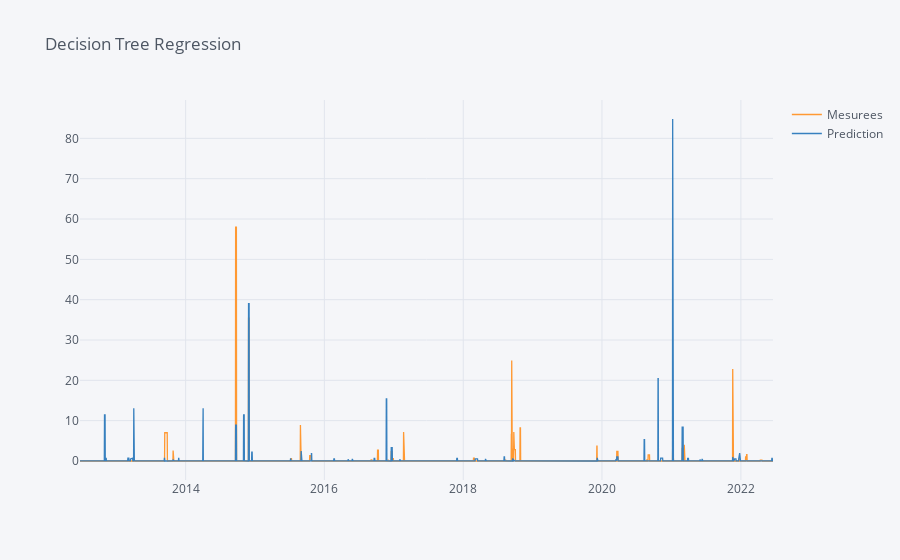

Source (notebook cell):
### Code cell
pd.DataFrame({'Mesurees':test_y,'Prediction':prediction2})['2012':'2022'].resample('D').fillna(method='pad').iplot(title='Decision Tree Regression ',subplots=False)

### Figure 1 — Plotly figure (JSON) as saved in the notebook; plotly's stock layout.template omitted (floating-point values rounded to 4 significant figures; data arrays with more than 128 entries replaced by an {"elided": "..."} marker saying what was removed)
{"data": [{"line": {"color": "rgba(255, 153, 51, 1.0)", "dash": "solid", "shape": "linear", "width": 1.3}, "mode": "lines", "name": "Mesurees", "text": "", "type": "scatter", "x": {"elided": "3648 str values"}, "y": {"elided": "3648 float values"}}, {"line": {"color": "rgba(55, 128, 191, 1.0)", "dash": "solid", "shape": "linear", "width": 1.3}, "mode": "lines", "name": "Prediction", "text": "", "type": "scatter", "x": {"elided": "3648 str values"}, "y": {"elided": "3648 float values"}}], "layout": {"legend": {"bgcolor": "#F5F6F9", "font": {"color": "#4D5663"}}, "paper_bgcolor": "#F5F6F9", "plot_bgcolor": "#F5F6F9", "title": {"font": {"color": "#4D5663"}, "text": "Decision Tree Regression "}, "xaxis": {"gridcolor": "#E1E5ED", "showgrid": true, "tickfont": {"color": "#4D5663"}, "title": {"font": {"color": "#4D5663"}, "text": ""}, "zerolinecolor": "#E1E5ED"}, "yaxis": {"gridcolor": "#E1E5ED", "showgrid": true, "tickfont": {"color": "#4D5663"}, "title": {"font": {"color": "#4D5663"}, "text": ""}, "zerolinecolor": "#E1E5ED"}}}
